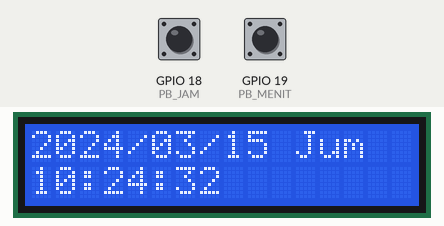
The program below on a simulated ESP32. Shown: 16×2 character LCD. The test bench sets the inputs (shaded band); at power-on: GPIO 18 (PB_JAM) HIGH, GPIO 19 (PB_MENIT) HIGH. The local clock reads 2024-03-15 10:24:30 at power-on unless the program sets it; what the program prints to the serial monitor is not drawn.

Above: at 2.7 s.
2.8 s: GPIO 18 (PB_JAM) pulled LOW for 0.15 s
At 3.5 s:
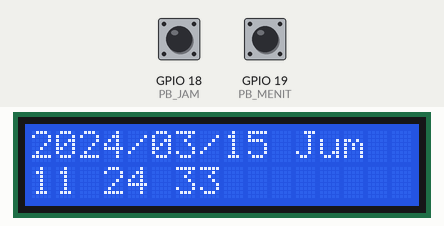
4.5 s: GPIO 19 (PB_MENIT) pulled LOW for 0.15 s
At 5.8 s:
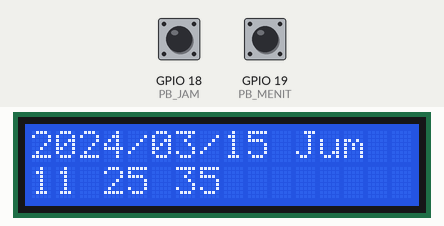
6.6 s: GPIO 18 (PB_JAM) pulled LOW for 1 s
At 7.9 s:
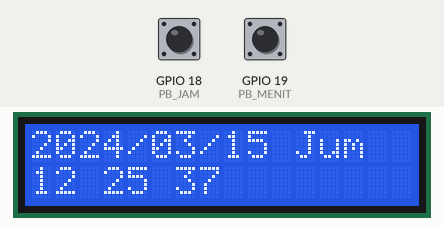
9.1 s: GPIO 19 (PB_MENIT) pulled LOW for 1 s
At 10.8 s:
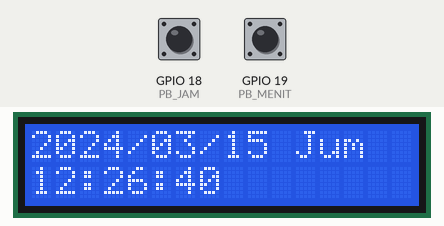
Timing chart, 0 to 12.3 s (numbered marks = the images above; inputs shaded):
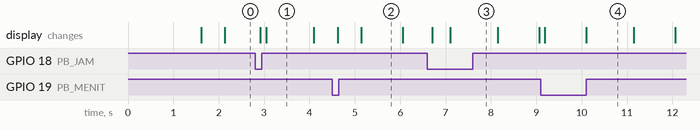

Measured:
- what the display in image 1 shows lasts 1.0 s, from 3.1 s to 4.1 s
- what the display in image 2 shows lasts 1.0 s, from 5.1 s to 6.1 s

The program:

main.cpp
```cpp
#include <Arduino.h>
#include <Wire.h>
#include <LiquidCrystal_I2C.h>
#include <RTClib.h>

#define PB_JAM   18
#define PB_MENIT 19

LiquidCrystal_I2C lcd(0x27, 16, 2);
RTC_DS1307 rtc;

bool lastJamState   = HIGH;
bool lastMenitState = HIGH;

unsigned long lastDebounceJam   = 0;
unsigned long lastDebounceMenit = 0;
const unsigned long debounceDelay = 200;

// dayOfTheWeek() returns 0 (Minggu) … 6 (Sabtu)
const char* NAMA_HARI[] = {"Min", "Sen", "Sel", "Rab", "Kam", "Jum", "Sab"};

void tampilWaktu(const DateTime& now) {
    // Baris 0: "2026/09/24 Sab"
    lcd.setCursor(0, 0);
    lcd.print(now.year());
    lcd.print('/');
    if (now.month()  < 10) lcd.print('0');
    lcd.print(now.month());
    lcd.print('/');
    if (now.day()    < 10) lcd.print('0');
    lcd.print(now.day());
    lcd.print(' ');
    lcd.print(NAMA_HARI[now.dayOfTheWeek()]);

    // Baris 1: "19:00:00" — titik dua berkedip tiap detik
    char sep = (now.second() % 2 == 0) ? ':' : ' ';
    lcd.setCursor(0, 1);
    if (now.hour()   < 10) lcd.print('0');
    lcd.print(now.hour());
    lcd.print(sep);
    if (now.minute() < 10) lcd.print('0');
    lcd.print(now.minute());
    lcd.print(sep);
    if (now.second() < 10) lcd.print('0');
    lcd.print(now.second());
    lcd.print("        ");
}

void setup() {
    Serial.begin(115200);
    Wire.begin(21, 22);
    lcd.init();
    lcd.backlight();
    pinMode(PB_JAM,   INPUT_PULLUP);
    pinMode(PB_MENIT, INPUT_PULLUP);

    if (!rtc.begin()) {
        Serial.println("RTC tidak terdeteksi");
        lcd.print("RTC not found!");
        while (1) delay(10);
    }

    // Jika RTC belum pernah diset, sync ke waktu kompilasi
    if (!rtc.isrunning()) {
        rtc.adjust(DateTime(F(__DATE__), F(__TIME__)));
    }

    lcd.print("RTC DS1307");
    lcd.setCursor(0, 1);
    lcd.print("Siap...");
    delay(1500);
    lcd.clear();
}

void loop() {
    DateTime now = rtc.now();

    // Tombol jam: tambah 1 jam
    bool jamState = digitalRead(PB_JAM);
    if (jamState == LOW && lastJamState == HIGH &&
        millis() - lastDebounceJam > debounceDelay) {
        int jamBaru = (now.hour() + 1) % 24;
        rtc.adjust(DateTime(now.year(), now.month(), now.day(),
                            jamBaru, now.minute(), now.second()));
        Serial.printf("Jam → %02d\r\n", jamBaru);
        lastDebounceJam = millis();
    }
    lastJamState = jamState;

    // Tombol menit: tambah 1 menit
    bool menitState = digitalRead(PB_MENIT);
    if (menitState == LOW && lastMenitState == HIGH &&
        millis() - lastDebounceMenit > debounceDelay) {
        int menitBaru = now.minute() + 1;
        int jamBaru   = now.hour();
        if (menitBaru >= 60) {
            menitBaru = 0;
            jamBaru   = (jamBaru + 1) % 24;
        }
        rtc.adjust(DateTime(now.year(), now.month(), now.day(),
                            jamBaru, menitBaru, now.second()));
        Serial.printf("Menit → %02d:%02d\r\n", jamBaru, menitBaru);
        lastDebounceMenit = millis();
    }
    lastMenitState = menitState;

    tampilWaktu(rtc.now());
    delay(100);
}
```
